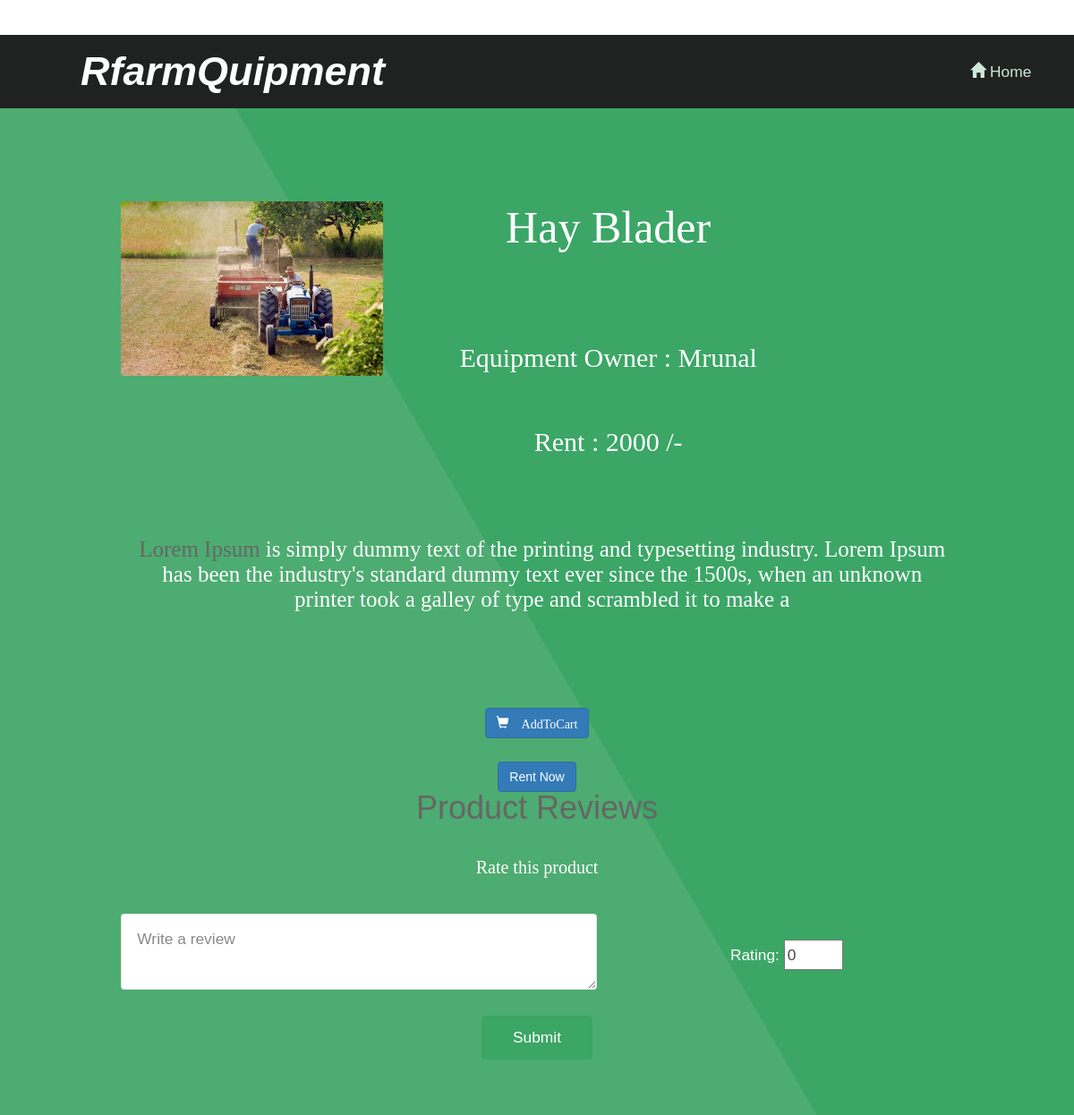
The page /review.php?pid=32 on the database its author committed.
### tables this page shows
CREATE TABLE `fproduct` (
  `fid` int(255) NOT NULL,
  `pid` int(255) NOT NULL,
  `product` varchar(255) NOT NULL,
  `pcat` varchar(255) NOT NULL,
  `pinfo` varchar(255) NOT NULL,
  `price` float NOT NULL,
  `pimage` varchar(255) NOT NULL DEFAULT 'blank.png',
  `picStatus` int(10) NOT NULL DEFAULT 0
);

CREATE TABLE `farmer` (
  `fid` int(255) NOT NULL,
  `fname` varchar(255) NOT NULL,
  `fusername` varchar(255) NOT NULL,
  `fpassword` varchar(255) NOT NULL,
  `fhash` varchar(255) NOT NULL,
  `femail` varchar(255) NOT NULL,
  `fmobile` varchar(255) NOT NULL,
  `faddress` text NOT NULL,
  `factive` int(255) NOT NULL DEFAULT 0,
  `frating` int(11) NOT NULL DEFAULT 0,
  `picExt` varchar(255) NOT NULL DEFAULT 'png',
  `picStatus` int(10) NOT NULL DEFAULT 0
);

### review.php (the view, shortened to what this page needs)
<?php
	require 'db.php';
	$pid = $_GET['pid'];
?>
<!DOCTYPE html>
<html>
<head>
		<link href="bootstrap\css\bootstrap.min.css" rel="stylesheet">
		<link rel="stylesheet" href="Blog/commentBox.css" />
</head>
<body>
				<?php
					require 'menu.php';
					$sql="SELECT * FROM fproduct WHERE pid = '$pid'";
					$result = mysqli_query($conn, $sql);
					$row = mysqli_fetch_assoc($result);
					$fid = $row['fid'];
					$sql = "SELECT * FROM farmer WHERE fid = '$fid'";
					$result = mysqli_query($conn, $sql);
					$frow = mysqli_fetch_assoc($result);
					$picDestination = "images/productImages/".$row['pimage'];
					?>
				<section id="main" class="wrapper style1 align-center">
						<div class="container">
							<div class="row">
								<div class="col-sm-4">
									<img class="image fit" src="<?php echo $picDestination.'';?>" alt="" />
								</div>
								<div class="col-12 col-sm-6">
									<p style="font: 50px Times new roman;"><?= $row['product']; ?></p>
									<p style="font: 30px Times new roman;">Equipment Owner : <?= $frow['fname']; ?></p>
									<p style="font: 30px Times new roman;">Rent : <?= $row['price'].' /-'; ?></p>
								</div>
							</div><br />
							<div class="row">
								<div class="col-12 col-sm-12" style="font: 25px Times new roman;">
									<?= $row['pinfo']; ?>
								</div>
							</div>
						</div>
						<br /><br />
						<div class="12u$">
                            <center>
                                <div class="row uniform">
                                    <div class="6u 12u$(large)">
                                        <a href="myCart.php?flag=1&pid=<?= $pid; ?>" class="btn btn-primary" style="text-decoration: none;"><span class="glyphicon glyphicon-shopping-cart"> AddToCart</a>
                                    </div>
                                    <div class="6u 12u$(large)">
                                        <a href="buyNow.php?pid=<?= $pid; ?>" class="btn btn-primary" style="text-decoration: none;">Rent Now</a>
                                    </div>
                                </div>
                            </center>
                        </div>
					<div class="container">
						<h1>Product Reviews</h1>
					<div class="row">
						<div class="col-0 col-sm-3"></div>
						<div class="col-12 col-sm-6">
					</div>
				</div>
			</div>
			<div class="container">
				<p style="font: 20px Times new roman; align: left;">Rate this product</p>
				<form method="POST" action="reviewInput.php?pid=<?= $pid; ?>">
					<div class="row">
						<div class="col-sm-7">
							<textarea style="background-color:white;color: black;" cols="5" name="comment" placeholder="Write a review"></textarea>
						</div>
						<div class="col-sm-5">
							<br />
							Rating: <input type="number" min="0" max="10" name="rating" value="0"/>
						</div>
					</div>
					<div class="row">
						<div class="col-sm-12">
							<br />
							<input type="submit" />
						</div>
					</div>
				</form>
			</div>
	</body>
	</html>

### css/style.css (style rules this page uses)
body { background: #fff; }
body, input, select, textarea { color: #444; font-family: 'Mochiy Pop One', sans-serif; font-size: 15pt; font-weight: 300; line-height: 1.65em; }
a { color: #4dac71; text-decoration: underline; }
strong, b { color: #666; font-weight: 400; }
p { margin: 0 0 2em 0; }
h1, h2, h3, h4, h5, h6 { color: #666; font-weight: 300; line-height: 1em; margin: 0 0 1em 0; }
.align-center { text-align: center; }
form { margin: 0 0 2em 0; }
input[type="text"], input[type="password"], input[type="email"], select, textarea { -moz-appearance: none; -webkit-appearance: none; -o-appearance: none; -ms-appearance: none; appearance: none; background: rgba(144, 144, 144, 0.075); border-radius: 4px; border: none; border: solid 1px rgba(144, 144, 144, 0.25); color: inherit; display: block; outline: 0; padding: 0 1em; text-decoration: none; width: 100%; }
textarea { padding: 0.75em 1em; }
.image { border-radius: 4px; border: 0; display: inline-block; position: relative; }
.image.fit { display: block; margin: 0 0 2em 0; width: 100%; }
input[type="submit"], input[type="reset"], input[type="button"], .button { -moz-appearance: none; -webkit-appearance: none; -o-appearance: none; -ms-appearance: none; appearance: none; -moz-transition: background-color 0.2s ease-in-out, color 0.2s ease-in-out; -webkit-transition: background-color 0.2s ease-in-out, color 0.2s ease-in-out; -o-transition: background-color 0.2s ease-in-out, color 0.2s ease-in-out; -ms-transition: background-color 0.2s ease-in-out, color 0.2s ease-in-out; transition: background-color 0.2s ease-in-out, color 0.2s ease-in-out; background-color: #3ba666; border-radius: 4px; border: 0; color: #ffffff !important; cursor: pointer; display: inline-block; font-weight: 400; height: 2.85em; line-height: 2.8em; padding: 0 2em; text-align: center; text-decoration: none; white-space: nowrap; }
.wrapper { padding: 6em 0em 4em; }
.wrapper.style1 { background-color: #3ba666; -moz-background-image: linear-gradient(60deg, #4dac71 50%, #3ba666 50%); -webkit-background-image: linear-gradient(60deg, #4dac71 50%, #3ba666 50%); -o-background-image: linear-gradient(60deg, #4dac71 50%, #3ba666 50%); -ms-background-image: linear-gradient(60deg, #4dac71 50%, #3ba666 50%); background-image: linear-gradient(60deg, #4dac71 50%, #3ba666 50%); color: #ffffff; }

### css/style-xlarge.css (style rules this page uses)
body, input, select, textarea { font-size: 13pt; }

### css/style-large.css (style rules this page uses)
body, input, select, textarea { font-size: 13pt; }

### menu.php (style rules this page uses)
body { top:0!important; }

### rows shown on the page
fproduct: pimage (picture), product "Hay Blader", price "2000", pinfo "Lorem Ipsum is simply dummy text of the printing and typesetting industry. Lorem Ipsum has been the industry's standard dummy text ever since the 1500s, when an unknown printer took a galley of type and scrambled it to make a"
farmer: fname "Mrunal"
